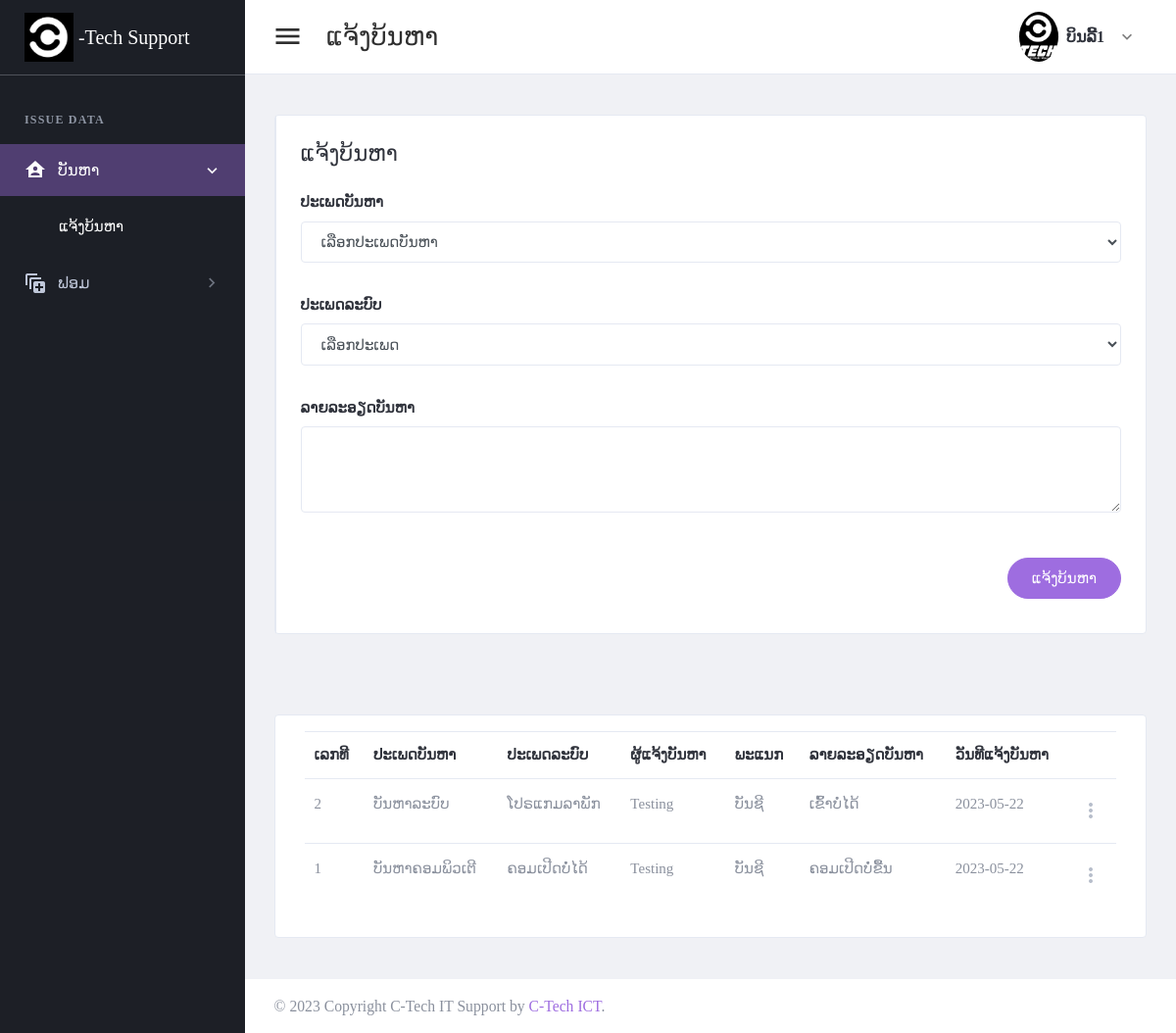
Page /page/issue-request.php (signed in) on the earlier database version.
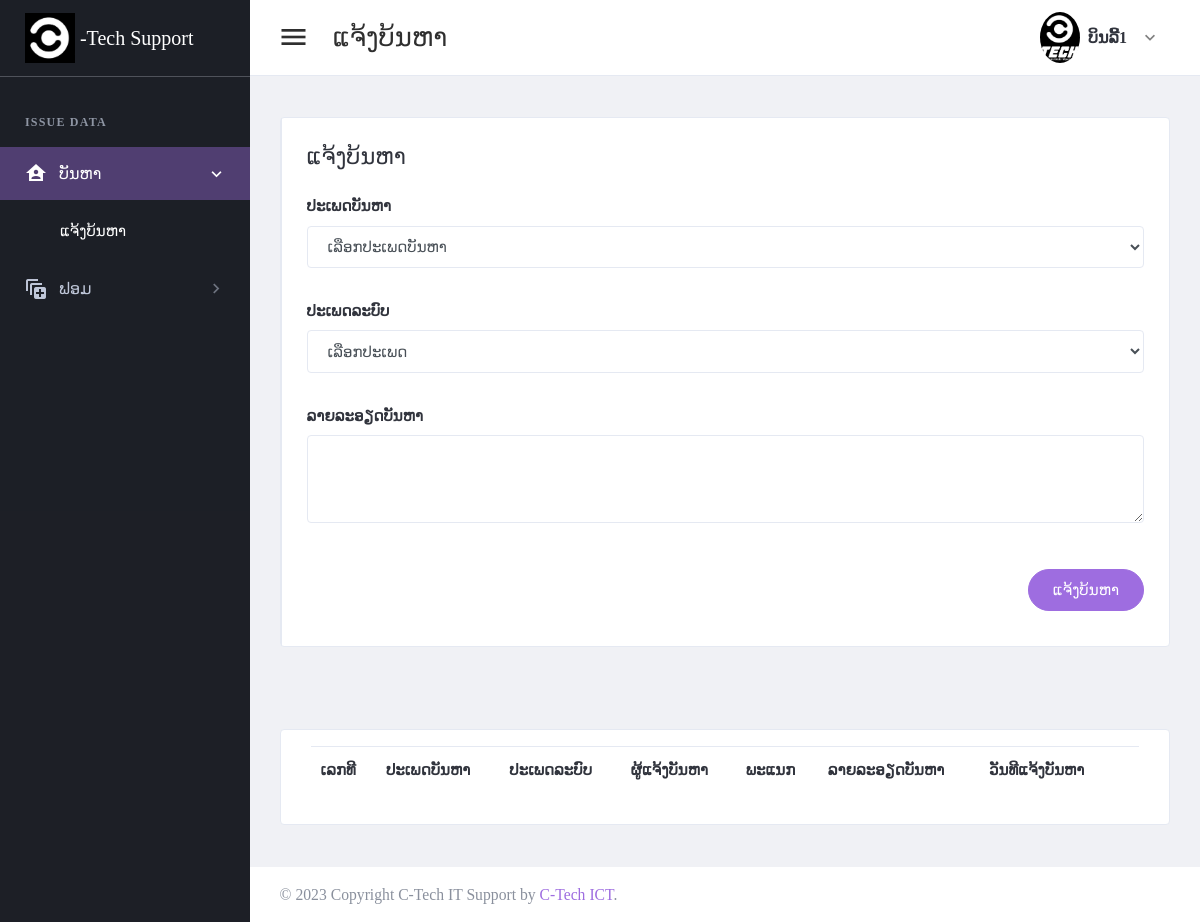
Same page on the later database version.
### tables this page shows
CREATE TABLE `tbl_header_title` (
  `ht_id` int(11) NOT NULL,
  `ht_name` varchar(300) DEFAULT NULL
);

CREATE TABLE `tbl_sub_title` (
  `st_id` int(11) NOT NULL,
  `st_name` varchar(300) DEFAULT NULL,
  `icon_code` varchar(100) DEFAULT NULL,
  `ht_id` int(11) DEFAULT NULL
);

CREATE TABLE `tbl_page_title` (
  `pt_id` int(11) NOT NULL,
  `pt_name` varchar(300) DEFAULT NULL,
  `ptf_name` varchar(100) DEFAULT NULL,
  `st_id` int(11) DEFAULT NULL
);

CREATE TABLE `tbl_issue_request` (
  `ir_id` int(11) NOT NULL,
  `ist_id` int(11) DEFAULT NULL,
  `ir_state` int(11) DEFAULT NULL,
  `ir_detail` text DEFAULT NULL,
  `reqeust_by` int(11) DEFAULT NULL,
  `request_date` date DEFAULT NULL,
  `assign_by` int(11) DEFAULT NULL,
  `assign_date` date DEFAULT NULL,
  `rate_point` int(11) DEFAULT NULL
);

CREATE TABLE `tbl_issue_category` (
  `isc_id` int(11) NOT NULL,
  `isc_name` varchar(50) DEFAULT NULL
);

CREATE TABLE `tbl_issue_type` (
  `ist_id` int(11) NOT NULL,
  `isc_id` int(11) DEFAULT NULL,
  `ist_name` varchar(150) DEFAULT NULL
);

CREATE TABLE `tbl_user` (
  `usid` int(11) NOT NULL,
  `full_name` varchar(300) DEFAULT NULL,
  `user_name` varchar(30) DEFAULT NULL,
  `user_password` varchar(30) DEFAULT NULL,
  `role_id` int(11) DEFAULT NULL,
  `depart_id` int(11) DEFAULT NULL,
  `user_status` int(11) DEFAULT NULL,
  `add_by` int(11) DEFAULT NULL,
  `date_register` date DEFAULT NULL,
  `cp_id` int(11) DEFAULT NULL
);

CREATE TABLE `tbl_depart` (
  `dp_id` int(11) NOT NULL,
  `dp_name` varchar(150) DEFAULT NULL
);

### setting/checksession.php (called while the page is built, shortened)
<?php
	if($_SESSION['id_users'] == "" )
	{
	header("location:logout.php");
	}
	  else{
		$id_users = $_SESSION["id_users"];
		$role_id = $_SESSION["role_id"];
	}
?>

### page/issue-request.php (the view, shortened to what the changed rows need)
<?php
include("../setting/checksession.php");
include("../setting/conn.php");
$header_name = "ແຈ້ງບ້ນຫາ";
$header_click = "1";
?>
<!DOCTYPE html>
<html lang="en" dir="ltr">
<head>
    <?php
    include("../setting/callcss.php");
    ?>
</head>
<body class="navbar-fixed sidebar-fixed" id="body">
    <div class="wrapper">
        <?php include "menu.php"; ?>
        <div class="page-wrapper">
            <div class="content-wrapper">
                <div class="content">
                    <div class="card card-default">
                        <div class="card-body">
                            <table id="productsTable" class="table table-hover table-product" style="width:100%">
                                <thead>
                                    <tr>
                                        <th>ເລກທີ</th>
                                        <th>ປະເພດບັນຫາ</th>
                                        <th>ປະເພດລະບົບ</th>
                                        <th>ຜູ້ແຈ້ງບັນຫາ</th>
                                        <th>ພະແນກ</th>
                                        <th>ລາຍລະອຽດບັນຫາ</th>
                                        <th>ວັນທີແຈ້ງບັນຫາ</th>
                                        <th> </th>
                                    </tr>
                                </thead>
                                <tbody>
                                    <?php
                                    $stmt4 = $conn->prepare("SELECT ir_id,isc_name,ist_name,ir_detail,user_name,dp_name,request_date
                                    FROM tbl_issue_request a
                                    left join tbl_issue_type b on a.ist_id = b.ist_id
                                    left join tbl_issue_category c on b.isc_id = c.isc_id
                                    left join tbl_user d on a.reqeust_by = d.usid
                                    left join tbl_depart e on d.depart_id = e.dp_id
                                    where reqeust_by = '$id_users'
                                    order by ir_id desc;
                                     ");
                                    $stmt4->execute();
                                    if ($stmt4->rowCount() > 0) {
                                        while ($row4 = $stmt4->fetch(PDO::FETCH_ASSOC)) {
                                            $ir_id = $row4['ir_id'];
                                            $isc_name = $row4['isc_name'];
                                            $ist_name = $row4['ist_name'];
                                            $user_name = $row4['user_name'];
                                            $dp_name = $row4['dp_name'];
                                            $ir_detail = $row4['ir_detail'];
                                            $request_date = $row4['request_date'];
                                    ?>
                                            <tr>
                                                <td><?php echo "$ir_id"; ?></td>
                                                <td><?php echo "$isc_name"; ?></td>
                                                <td><?php echo "$ist_name"; ?></td>
                                                <td><?php echo "$user_name"; ?></td>
                                                <td><?php echo "$dp_name"; ?></td>
                                                <td><?php echo "$ir_detail"; ?></td>
                                                <td><?php echo "$request_date"; ?></td>
                                                <td>
                                                    <div class="dropdown">
                                                        <a class="dropdown-toggle icon-burger-mini" href="#" role="button" id="dropdownMenuLink" data-toggle="dropdown" aria-haspopup="true" aria-expanded="false" data-display="static">
                                                        </a>
                                                    </div>
                                                </td>
                                            </tr>
                                    <?php
                                        }
                                    }
                                    ?>
                                </tbody>
                            </table>
                        </div>
                    </div>
                </div>
            </div>
        </div>
    </div>
</body>
</html>

### page/menu.php (shortened to what the changed rows need)
<aside class="left-sidebar sidebar-dark" id="left-sidebar">
  <div id="sidebar" class="sidebar sidebar-with-footer">
    <div class="sidebar-left" data-simplebar style="height: 100%;">
      <ul class="nav sidebar-inner" id="sidebar-menu">
        <?php
        $stmt = $conn->prepare(" SELECT distinct a.ht_id,ht_name
        FROM tbl_header_title a
        left join tbl_role_page b on a.ht_id = b.ht_id
        where role_id ='$role_id'
        order by  a.ht_id asc ");
        $stmt->execute();
        if ($stmt->rowCount() > 0) {
          while ($row = $stmt->fetch(PDO::FETCH_ASSOC)) {
            $ht_id = $row['ht_id'];
            $ht_name = $row['ht_name'];
        ?>
            <li class="section-title"> <?php echo "$ht_name"; ?></li>
            <?php
            $stmt1 = $conn->prepare("SELECT distinct a.st_id,st_name,role_id,icon_code
            FROM tbl_sub_title a
            left join tbl_role_page b on a.st_id = b.st_id
            where a.ht_id = '$ht_id' and role_id ='$role_id'
            order by a.st_id asc ");
            $stmt1->execute();
            if ($stmt1->rowCount() > 0) {
              while ($row1 = $stmt1->fetch(PDO::FETCH_ASSOC)) {
                $st_name = $row1['st_name'];
                $st_id = $row1['st_id'];
                $icon_code = $row1['icon_code'];
            ?>
                <li class='has-sub <?php if ($header_click == "$st_id") {  echo "active expand"; } ?>'>
                  <a class="sidenav-item-link" href="javascript:void(0)" data-toggle="collapse" data-target='#<?php echo "$st_name"; ?>' aria-expanded="false" aria-controls="<?php echo "$st_name"; ?>">
                    <i class="mdi <?php echo"$icon_code";?>"></i>
                    <span class="nav-text"> <?php echo "$st_name"; ?> </span> <b class="caret"></b>
                  </a>
                  <ul class='collapse <?php if ($header_click == "$st_id" ) { echo "show"; } ?>' id="<?php echo "$st_name"; ?>" data-parent="#sidebar-menu">
                    <div class="sub-menu">
                      <?php
                      $stmt2 = $conn->prepare(" SELECT pt_name,ptf_name
                      FROM tbl_page_title a
                      left join tbl_role_page b on a.pt_id = b.pt_id
                      where a.st_id = '$st_id' and role_id ='$role_id'
                      order by a.pt_id asc ");
                      $stmt2->execute();
                      if ($stmt2->rowCount() > 0) {
                        while ($row2 = $stmt2->fetch(PDO::FETCH_ASSOC)) {
                          $pt_name = $row2['pt_name'];
                      ?>
                          <li class="<?php if ($header_name ==  $row2['pt_name']) { echo "active"; } ?>">
                            <a class="sidenav-item-link" href='<?php echo $row2['ptf_name'] ?>'>
                              <span class="nav-text"><?php echo"$pt_name";?></span>
                            </a>
                          </li>
                      <?php
                        }
                      }
                      ?>
                    </div>
                  </ul>
              <?php
              }
            }
              ?>
                </li>
            <?php
          }
        }
            ?>
      </ul>
    </div>
  </div>
</aside>

Differences in the rows shown:
removed tbl_issue_request: ir_id "2", tbl_issue_category.isc_name "ບັນຫາລະບົບ", ist.ist_name "ໂປຣແກມລາພັກ", tbl_user.user_name "Testing", tbl_depart.dp_name "ບັນຊີ", ir_detail "ເຂົ້າບໍ່ໄດ້", request_date "2023-05-22"
removed tbl_issue_request: ir_id "1", tbl_issue_category.isc_name "ບັນຫາຄອມພິວເຕີ", ist.ist_name "ຄອມເປີດບໍ່ໄດ້", tbl_user.user_name "Testing", tbl_depart.dp_name "ບັນຊີ", ir_detail "ຄອມເປີດບໍ່ຂື້ນ", request_date "2023-05-22"
